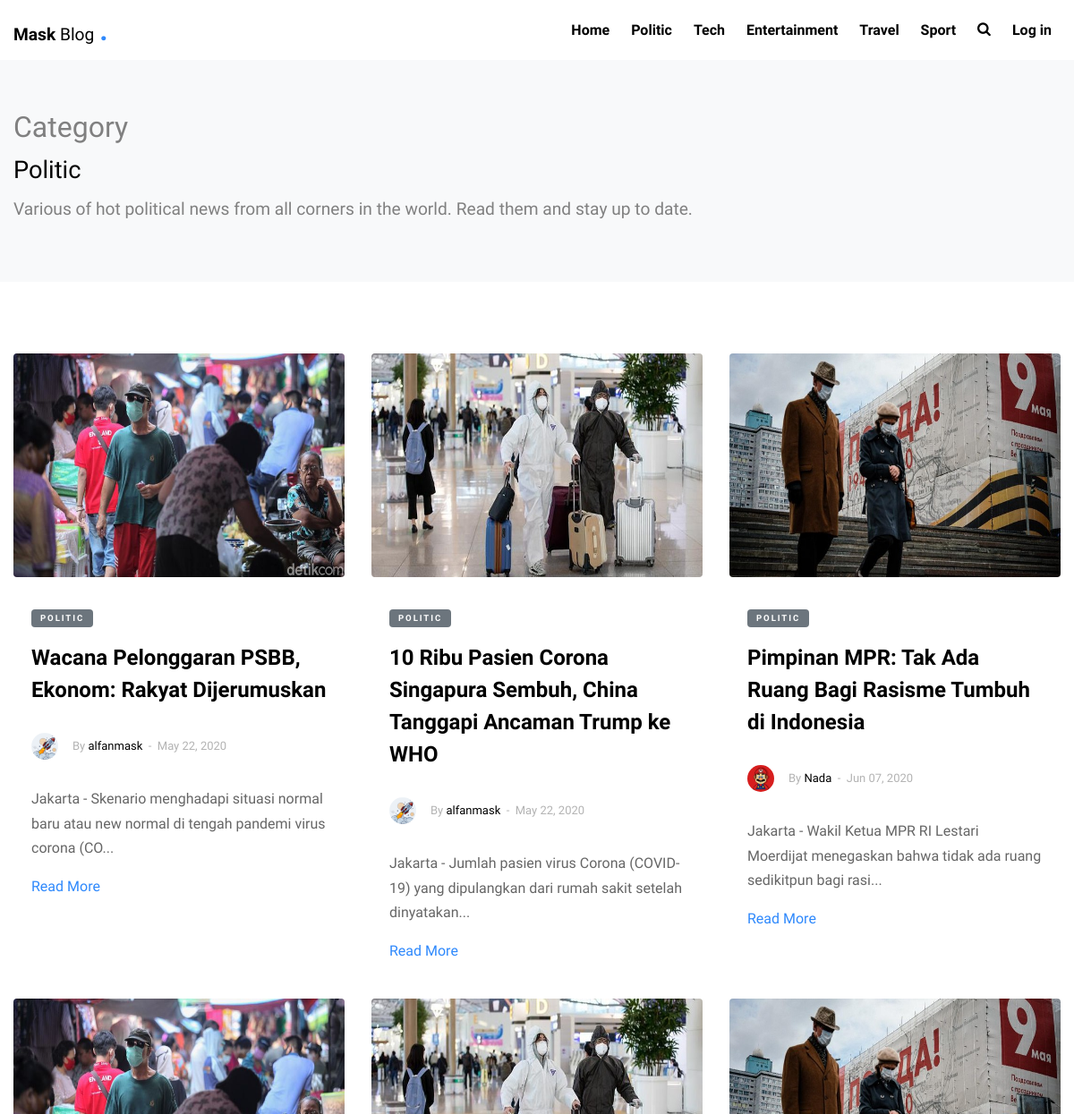
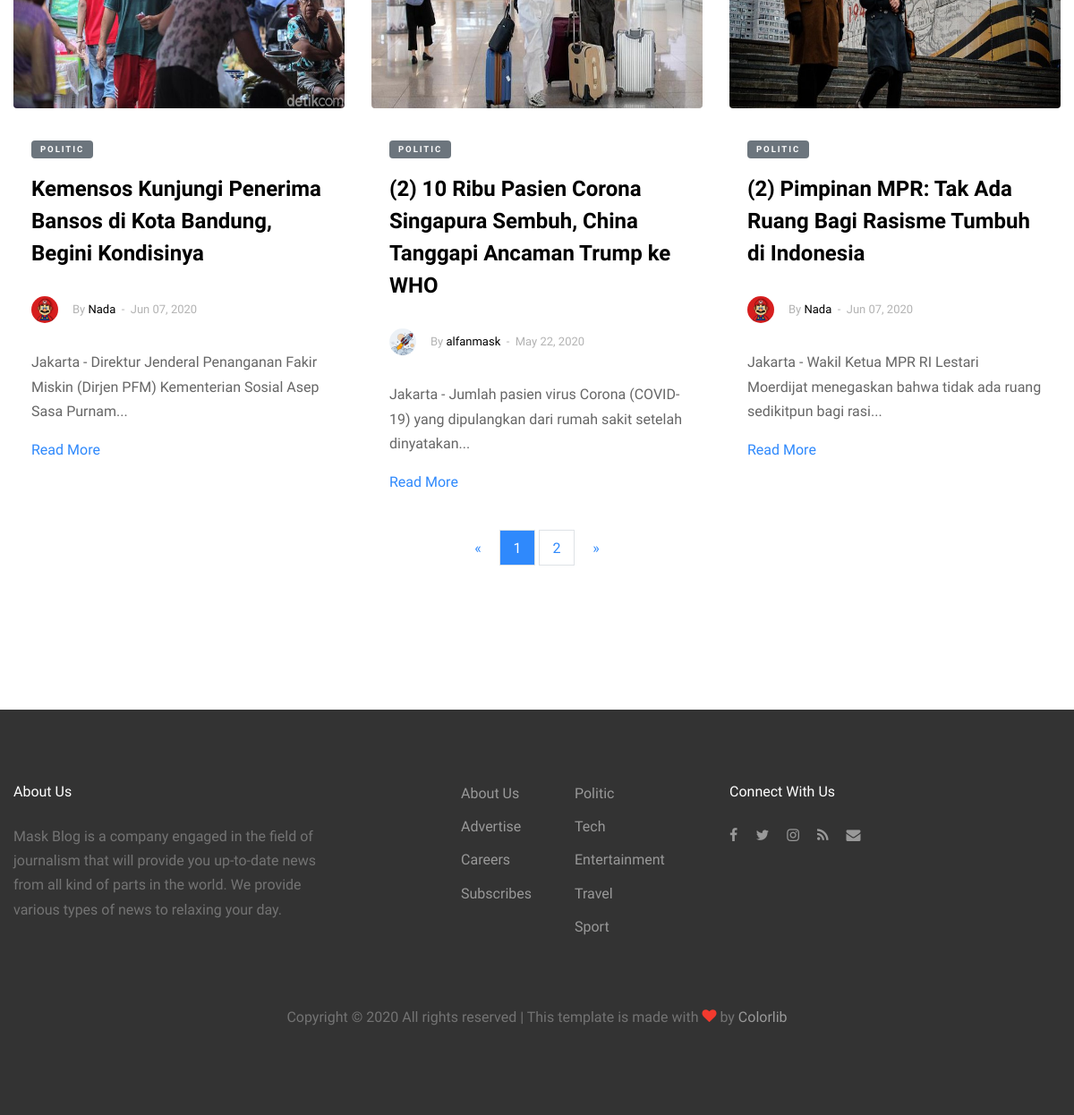
/category/politic/1, run on the app's committed database (2 pictures, top to bottom).
### tables this page shows
CREATE TABLE `tb_blog` (
  `id` int(11) NOT NULL,
  `title` varchar(128) NOT NULL,
  `category` varchar(128) NOT NULL,
  `article` text NOT NULL,
  `image` varchar(128) NOT NULL,
  `date` varchar(100) NOT NULL,
  `writer` varchar(256) NOT NULL,
  `view` int(11) NOT NULL
);

### application/controllers/Category.php (called while the page is built, shortened)
<?php
class Category extends CI_Controller{
    public function __construct(){
        $this->load->model('model_blog');
        $this->load->model('model_user');
    }
    public function politic($idp){
        $data['blogs'] = $this->model_blog->get_blog_by_category('tb_blog','Politic');
        $user_role_admin_allfield = (array) $this->model_user->getAdminAllFields('tb_user','1')->result_array();
        $total_data     = sizeof($data['blogs']);
        $data_perpage   = 6;
        $total_pages    = ceil($total_data/$data_perpage);
        $first_index    = ($idp * $data_perpage) - $data_perpage;
        $last_index     = $first_index + ($data_perpage - 1);
        $data['idp']                = $idp;
        $data['total_pages']        = $total_pages;
        $data['first_num']          = $first_index + 1;
        $data['blogs_pagination']   = array();
        for($i = $first_index; $i <= $last_index; $i++){
            array_push($data['blogs_pagination'],$data['blogs'][$i]);
        }
        foreach ($user_role_admin_allfield as $admin) {
          for($i = 0; $i < sizeof($data['blogs_pagination']); $i++){
            if($data['blogs_pagination'][$i]['writer'] == $admin['username']){
              $data['blogs_pagination'][$i]['image_writer'] = $admin['image'];
            }
          }
        }
        $this->load->view('templates/header');
        $this->load->view('category',$data);
        $this->load->view('templates/footer');
    }
}

### index.php (called while the page is built, shortened)
<?php
require_once BASEPATH.'core/CodeIgniter.php';

### application/models/Model_blog.php (called while the page is built, shortened)
<?php
class Model_blog extends CI_Model{
    public function get_blog_by_category($table,$category){
        $this->db->where('category',$category);
        return $this->db->get($table)->result_array();
    }
}

### application/views/category.php (the view, shortened to what this page needs)
<div class="py-5 bg-light">
  <div class="container">
    <div class="row">
      <div class="col-md-9 category">
        <span class="category-span">Category</span>
        <?php if(strtolower($blogs[0]['category']) == 'politic') : ?>
          <h3 class="category-title">Politic</h3>
          <p class="category-desc">Various of hot political news from all corners in the world. Read them and stay up to date.</p>
        <?php endif; ?>
      </div>
    </div>
  </div>
</div>
<div class="site-section bg-white">
  <div class="container">
    <div class="row">
      <?php foreach($blogs_pagination as $blog) : ?>
        <div class="col-lg-4 mb-4">
          <div class="entry2">
            <a href="<?= base_url('blog/article/').$blog['id'] ?>"><img src="<?= base_url('uploads/').$blog['image'] ?>" alt="Image" class="img-fluid rounded" style="height:300px;"></a>
            <div class="excerpt">
            <?php if(strtoupper($blog['category']) == 'POLITIC') : ?>
              <span class="post-category text-white bg-secondary mb-3"><?= $blog['category'] ?></span>
            <?php endif; ?>
            <h2><a class="post-title" href="<?= base_url('blog/article/').$blog['id'] ?>"><?= $blog['title'] ?></a></h2>
            <div class="post-meta align-items-center text-left clearfix">
              <figure class="author-figure mb-0 mr-3 float-left"><img src="<?=base_url('uploads/admins/').$blog['image_writer'] ?>" alt="Image" class="img-fluid" style="height:100%;"></figure>
              <span class="d-inline-block mt-1">By <a href="#"><?= $blog['writer'] ?></a></span>
              <span>&nbsp;-&nbsp; <?= $blog['date'] ?></span>
            </div>
              <p class="post-article"><?= substr($blog['article'],0,100).'...' ?></p>
              <p><a class="post-readmore" href="<?= base_url('blog/article/').$blog['id'] ?>">Read More</a></p>
            </div>
          </div>
        </div>
      <?php endforeach; ?>
    </div>
    <nav aria-label="Page navigation example">
      <ul class="pagination">
        <li class="page-item" style="margin: 0px !important;">
          <a class="page-link" href="<?= base_url('category/'.strtolower($blogs_pagination[0]['category']).'/1') ?>" aria-label="Previous" style="border-radius:0 !important;border:none !important;">
            <span aria-hidden="true">&laquo;</span>
          </a>
        </li>
        <?php if($total_pages == 1) : ?>
          <li class="page-item" style="margin: 0px !important;"><a class="page-link bg-primary text-white" href="<?= base_url('category/'.strtolower($blogs_pagination[0]['category']).'/1') ?>" style="border-radius:0 !important;"><?= $idp ?></a></li>
        <?php elseif($total_pages == 2) : ?>
          <?php if($idp == 1) : ?>
            <li class="page-item" style="margin: 0px !important;"><a class="page-link bg-primary text-white" href="<?= base_url('category/'.strtolower($blogs_pagination[0]['category']).'/').$idp ?>" style="border-radius:0 !important;"><?= $idp ?></a></li>
            <li class="page-item" style="margin: 0px !important;"><a class="page-link" href="<?= base_url('category/'.strtolower($blogs_pagination[0]['category']).'/').($idp + 1) ?>" style="border-radius:0 !important;"><?= $idp + 1 ?></a></li>
          <?php endif; ?>
        <?php endif; ?>
        <li class="page-item" style="margin: 0px !important;">
          <a class="page-link" href="<?= base_url('category/'.strtolower($blogs_pagination[0]['category']).'/').$total_pages ?>" aria-label="Next" style="border-radius:0 !important;border:none !important;">
            <span aria-hidden="true">&raquo;</span>
          </a>
        </li>
      </ul>
    </nav>
  </div>
</div>

### application/views/templates/header.php (shortened to what this page needs)
<!DOCTYPE html>
<html lang="en">
  <head>
    <link rel="stylesheet" href="<?= base_url('assets/') ?>fonts/icomoon/style.css">
    <link rel="stylesheet" href="<?= base_url('assets/') ?>css/bootstrap.min.css">
    <link rel="stylesheet" href="<?= base_url('assets/') ?>css/magnific-popup.css">
    <link rel="stylesheet" href="<?= base_url('assets/') ?>css/jquery-ui.css">
    <link rel="stylesheet" href="<?= base_url('assets/') ?>css/owl.carousel.min.css">
    <link rel="stylesheet" href="<?= base_url('assets/') ?>css/owl.theme.default.min.css">
    <link rel="stylesheet" href="<?= base_url('assets/') ?>css/bootstrap-datepicker.css">
    <link rel="stylesheet" href="<?= base_url('assets/') ?>fonts/flaticon/font/flaticon.css">
    <link rel="stylesheet" href="<?= base_url('assets/') ?>css/aos.css">
    <link rel="stylesheet" href="<?= base_url('assets/') ?>css/style.css">
  </head>
  <body>
  <div class="site-wrap">
    <header class="site-navbar" role="banner">
      <div class="container-fluid">
        <div class="row align-items-center">
          <div class="col-4 site-logo">
            <a href="<?= base_url() ?>" class="text-black h2 mb-0"><b class="logo-mask">Mask</b><span class="logo-news"> Blog</span> <b class="text-primary logo-dot">.</b></a>
          </div>
          <div class="col-8 text-right">
            <nav class="site-navigation" role="navigation">
              <ul class="site-menu js-clone-nav mr-auto d-none d-lg-block mb-0">
                <li><a href="<?= base_url() ?>">Home</a></li>
                <li><a href="<?= base_url('category/politic/1') ?>">Politic</a></li>
                <li><a href="<?= base_url('category/tech/1') ?>">Tech</a></li>
                <li><a href="<?= base_url('category/entertainment/1') ?>">Entertainment</a></li>
                <li><a href="<?= base_url('category/travel/1') ?>">Travel</a></li>
                <li><a href="<?= base_url('category/sport/1') ?>">Sport</a></li>
                <li class="d-none d-lg-inline-block"  id="search-button" onclick="clicked()">
                  <a href="#" class="js-search-toggle">
                    <span class="icon-search"></span>
                  </a>
                </li>
                <?php if($this->session->userdata('username') !== null): ?>
                  <?php if($this->session->userdata('role') == 1) : ?>
                    <li><a href="<?= base_url('dashboard/index/1') ?>">Dashboard</a></li>
                  <?php endif; ?>
                  <li><a href="<?= base_url('profile') ?>"><?= $this->session->userdata('username') ?></a></li>
                  <li><a href="<?= base_url('auth/logout') ?>">| Log out</a></li>
                <?php else: ?>
                  <li><a href="<?= base_url('auth/login') ?>">Log in</a></li>
                <?php endif; ?>
              </ul>
            </nav>
            <a href="#" class="site-menu-toggle js-menu-toggle text-black d-inline-block d-lg-none"><span class="icon-menu h3"></span></a></div>
          </div>
      </div>
    </header>

### application/views/templates/footer.php (shortened to what this page needs)
    <div class="site-footer">
      <div class="container">
        <div class="row mb-5">
          <div class="col-md-4">
            <h3 class="footer-heading mb-4">About Us</h3>
            <p>Mask Blog is a company engaged in the field of journalism that will provide you up-to-date news from all kind of parts in the world. We provide various types of news to relaxing your day.</p>
          </div>
          <div class="col-md-3 ml-auto">
            <ul class="list-unstyled float-left mr-5">
              <li><a href="#">About Us</a></li>
              <li><a href="#">Advertise</a></li>
              <li><a href="#">Careers</a></li>
              <li><a href="#">Subscribes</a></li>
            </ul>
            <ul class="list-unstyled float-left">
              <li><a href="<?= base_url('category/politic/1') ?>">Politic</a></li>
              <li><a href="<?= base_url('category/tech/1') ?>">Tech</a></li>
              <li><a href="<?= base_url('category/entertainment/1') ?>">Entertainment</a></li>
              <li><a href="<?= base_url('category/travel/1') ?>">Travel</a></li>
              <li><a href="<?= base_url('category/sport/1') ?>">Sport</a></li>
            </ul>
          </div>
          <div class="col-md-4">
            <div>
              <h3 class="footer-heading mb-4">Connect With Us</h3>
              <p>
                <a href="https://www.facebook.com/alfanmask.alfanmask" target="_blank"><span class="icon-facebook pt-2 pr-2 pb-2 pl-0"></span></a>
                <a href="https://twitter.com/alfanmask" target="_blank"><span class="icon-twitter p-2"></span></a>
                <a href="https://www.instagram.com/alfanmask" target="_blank"><span class="icon-instagram p-2"></span></a>
                <a href="#"><span class="icon-rss p-2"></span></a>
                <a href="#"><span class="icon-envelope p-2"></span></a>
              </p>
            </div>
          </div>
        </div>
        <div class="row">
          <div class="col-12 text-center">
            <p>
              Copyright &copy; <script>document.write(new Date().getFullYear());</script> All rights reserved | This template is made with <i class="icon-heart text-danger" aria-hidden="true"></i> by <a href="https://colorlib.com" target="_blank" >Colorlib</a>
              </p>
          </div>
        </div>
      </div>
    </div>
  </div>
  </body>
</html>

### assets/css/style.css (style rules this page uses)
body { line-height: 1.7; color: gray; font-weight: 300; font-size: 1rem; background: #fff; font-family: "Muli", -apple-system, BlinkMacSystemFont, "Segoe UI", Roboto, "Helvetica Neue", Arial, sans-serif, "Apple Color Emoji", "Segoe UI Emoji", "Segoe UI Symbol", "Noto Color Emoji"; }
a { -webkit-transition: .3s all ease; -o-transition: .3s all ease; transition: .3s all ease; color: #2f89fc; }
h1, h2, h3, h4, h5, .h1, .h2, .h3, .h4, .h5 { font-family: "Muli", -apple-system, BlinkMacSystemFont, "Segoe UI", Roboto, "Helvetica Neue", Arial, sans-serif, "Apple Color Emoji", "Segoe UI Emoji", "Segoe UI Symbol", "Noto Color Emoji"; line-height: 1.5; color: #000; }
.text-black { color: #000 !important; }
.site-wrap:before { -webkit-transition: .3s all ease-in-out; -o-transition: .3s all ease-in-out; transition: .3s all ease-in-out; background: rgba(0, 0, 0, 0.6); content: ""; position: absolute; z-index: 2000; top: 0; left: 0; right: 0; bottom: 0; opacity: 0; visibility: hidden; }
.site-section { padding: 2.5em 0; }
@media (min-width: 768px) { .site-section { padding: 5em 0; } }
.site-footer { padding: 4em 0; background: #333333; }
@media (min-width: 768px) { .site-footer { padding: 5em 0; } }
.site-footer p { color: #737373; }
.site-footer h2, .site-footer h3, .site-footer h4, .site-footer h5 { color: #fff; }
.site-footer a { color: #999999; }
.site-footer ul li { margin-bottom: 10px; }
.site-footer .footer-heading { font-size: 16px; color: #fff; }
.site-navbar { margin-bottom: 0px; z-index: 1999; position: relative; width: 100%; background: #fff; }
.site-navbar .site-logo a { font-size: 1.5rem; }
.site-navbar .site-navigation .site-menu { margin-bottom: 0; }
.site-navbar .site-navigation .site-menu a { text-decoration: none !important; display: inline-block; }
.site-navbar .site-navigation .site-menu > li { display: inline-block; padding: 10px 10px; }
.site-navbar .site-navigation .site-menu > li > a { padding: 10px 0px; font-weight: 700; color: #000; text-decoration: none !important; }
.site-mobile-menu .site-nav-wrap { padding: 0; margin: 0; list-style: none; position: relative; }
.site-mobile-menu .site-nav-wrap a { padding: 10px 20px; display: block; position: relative; color: #212529; }
.site-mobile-menu .site-nav-wrap li { position: relative; display: block; }
.site-mobile-menu .site-nav-wrap > li { display: block; position: relative; float: left; width: 100%; }
.site-mobile-menu .site-nav-wrap > li > a { padding-left: 20px; font-size: 20px; }
.container { max-width: 1200px; }
.muted, .entry2 p { color: #666666; }
.post-meta { font-size: 13px; color: #b3b3b3; }
.post-category { display: inline-block; padding: 2px 10px; border-radius: 4px; letter-spacing: .2em; font-weight: 700; font-size: .6rem; text-transform: uppercase; }
.entry2 img { margin-bottom: 30px; }
.entry2 h2 { font-size: 24px; margin-bottom: 30px; font-weight: 700; }
.entry2 h2 a { color: #000; }
.entry2 .excerpt { padding-left: 20px; padding-right: 20px; }
.entry2 .post-meta { color: #b3b3b3; font-size: 13px; width: 100%; display: block; }
.entry2 .post-meta a { color: #000; }
.entry2 .post-meta .author-figure img { width: 30px; border-radius: 50%; }
.pagination { margin-bottom: 5em; text-align: center !important; display: block; }
.pagination li { margin-right: 2px; margin-bottom: 3px; display: inline-block; }
.pagination li a { border-radius: 50% !important; width: 40px; height: 40px; line-height: 40px; padding: 0; margin: 0; display: inline-block; text-align: center; }

### application/views/templates/header.php (style rules this page uses)
.logo-mask, .logo-news { font-size: 1.2rem; }
.logo-dot { font-size: 2rem; }

### application/views/category.php (style rules this page uses)
.category-span { font-size: 2rem; }
.category-title { font-size: 1.7rem; }
.category-desc { font-size: 1.2rem; }
.entry2 a img { height: 250px !important; }

### data on the page
tb_blog: image (picture), category "POLITIC", title "Wacana Pelonggaran PSBB, Ekonom: Rakyat Dijerumuskan", writer "alfanmask", date "May 22, 2020", article "Jakarta - Skenario menghadapi situasi normal baru atau new normal di tengah pandemi virus corona (CO"
tb_blog: image (picture), category "POLITIC", title "10 Ribu Pasien Corona Singapura Sembuh, China Tanggapi Ancaman Trump ke WHO", writer "alfanmask", date "May 22, 2020", article "Jakarta - Jumlah pasien virus Corona (COVID-19) yang dipulangkan dari rumah sakit setelah dinyatakan"
tb_blog: image (picture), category "POLITIC", title "Pimpinan MPR: Tak Ada Ruang Bagi Rasisme Tumbuh di Indonesia", writer "Nada", date "Jun 07, 2020", article "Jakarta - Wakil Ketua MPR RI Lestari Moerdijat menegaskan bahwa tidak ada ruang sedikitpun bagi rasi"
tb_blog: image (picture), category "POLITIC", title "Kemensos Kunjungi Penerima Bansos di Kota Bandung, Begini Kondisinya", writer "Nada", date "Jun 07, 2020", article "Jakarta - Direktur Jenderal Penanganan Fakir Miskin (Dirjen PFM) Kementerian Sosial Asep Sasa Purnam"
tb_blog: image (picture), category "POLITIC", title "(2) 10 Ribu Pasien Corona Singapura Sembuh, China Tanggapi Ancaman Trump ke WHO", writer "alfanmask", date "May 22, 2020", article "Jakarta - Jumlah pasien virus Corona (COVID-19) yang dipulangkan dari rumah sakit setelah dinyatakan"
tb_blog: image (picture), category "POLITIC", title "(2) Pimpinan MPR: Tak Ada Ruang Bagi Rasisme Tumbuh di Indonesia", writer "Nada", date "Jun 07, 2020", article "Jakarta - Wakil Ketua MPR RI Lestari Moerdijat menegaskan bahwa tidak ada ruang sedikitpun bagi rasi"

### other printed values
$idp "1"
$idp + 1 "2"
